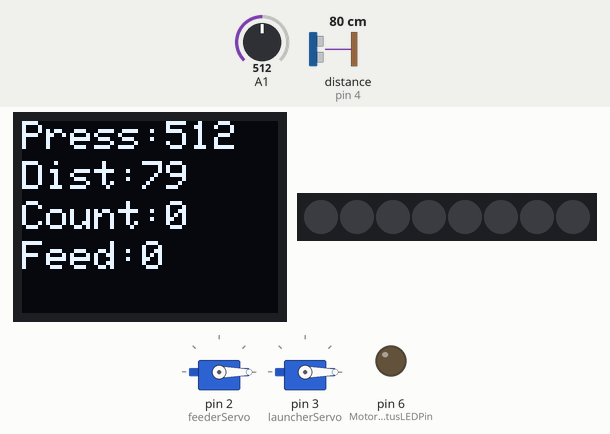
This sketch was run on a simulated Arduino Uno, built with avr-gcc and run on an emulated ATmega328P. On the bench: 64×48 one-colour display, 2 × servo, 8 RGB LEDs in strip order, left to right, output pins drawn as LEDs (lit = HIGH). Wiring (inferred from the names in the program): ultrasonic range finder: trigger pin 5; echo pin 4. The inputs (shaded band) are chosen by the test bench; at power-on: A1 = 512, distance to the obstacle (sensor on pin 4) 80 cm. The echo pulse lasts 58.3 µs per cm; dim RGB values are drawn brighter than linear; the display library's start-up logo is not drawn; pins used as bus, display or sensor lines are not drawn; what the sketch prints to the serial monitor is not drawn.

Above: at 2.4 s.
2.5 s: A1 set to 1007
At 6.3 s:
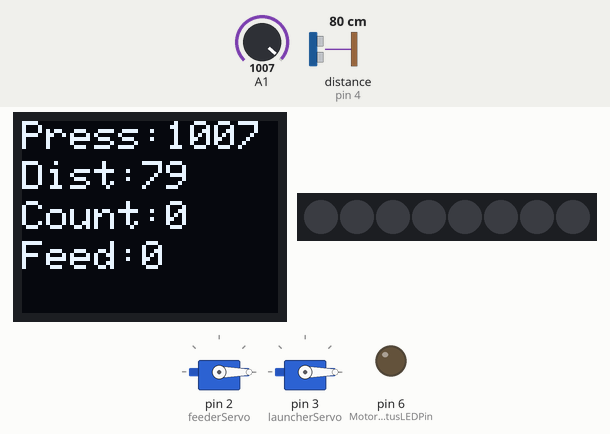
7.0 s: A1 set to 1021
At 9.3 s:
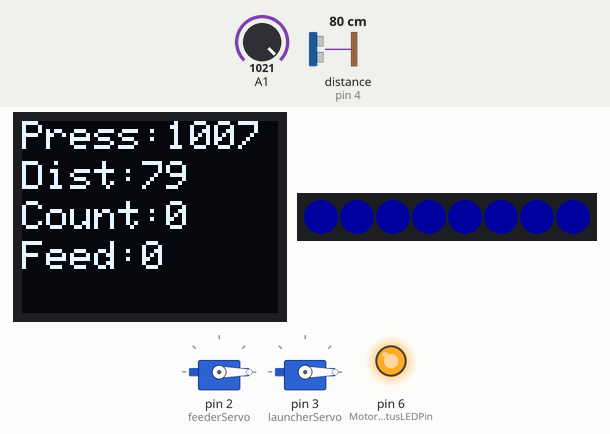
At 10.8 s:
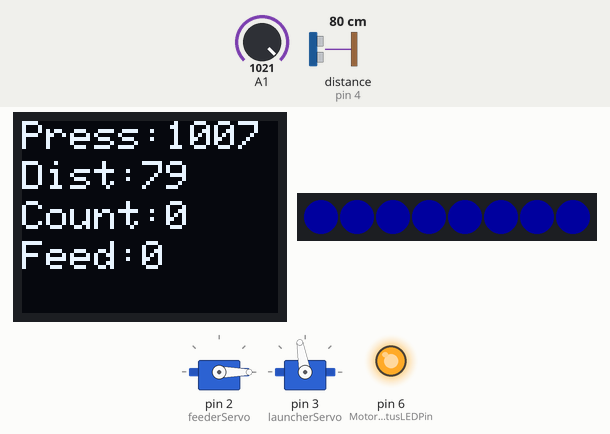
Timing chart, 0 to 19.8 s (numbered marks = the images above; inputs shaded):
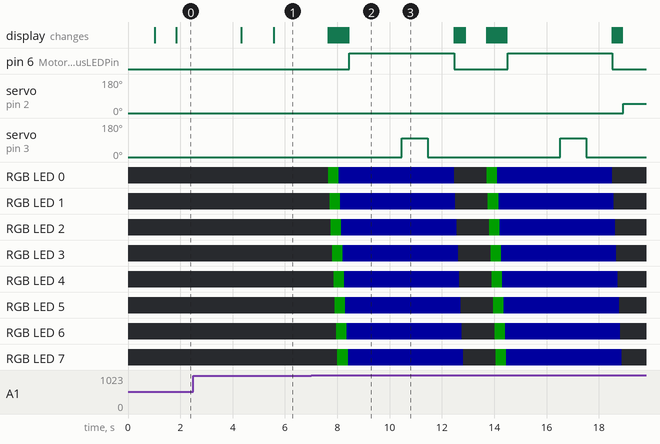

Measured:
- the behaviour switches between 1020 and 1021 on A1 (found by bisection; images 1 and 2)
- after the input at 2.5 s, the display: first changes after 1.8 s (image 1 shows a later state)
- after the input at 7.0 s, pin 6 (MotorStatusLEDPin): alternates HIGH for 4.0 s and LOW for 2.1 s, starting after 1.5 s; servo on pin 2 (feederServo): 0° → 50° after 11.9 s

The sketch:

Launcher_Final.ino
```cpp
#include <Wire.h>  // Include Wire if you're using I2C
#include <SPI.h>  // Include SPI if you're using SPI
#include <SFE_MicroOLED.h>  // Include the SFE_MicroOLED library
#include <Servo.h>          // include Servo library
#include <Adafruit_NeoPixel.h> //include neopixel library
Servo feederServo;
Servo launcherServo;

//////////////////////////
// MicroOLED Definition //
//////////////////////////
#define PIN_RESET 8  // Connect RST to pin 9
#define PIN_DC    7  // Connect DC to pin 8
#define PIN_CS    9 // Connect CS to pin 10
#define DC_JUMPER 0

//////////////////////////////////
// MicroOLED Object Declaration //
//////////////////////////////////
MicroOLED oled(PIN_RESET, PIN_DC, PIN_CS); // SPI declaration
//MicroOLED oled(PIN_RESET, DC_JUMPER);    // I2C declaration

//////////////////////////////////
//   Sonar Object Declaration   //
//////////////////////////////////
#define echoPin 4 // Echo Pin
#define trigPin 5 // Trigger Pin


//////////////////////////////////
//   Neopixel     Declaration   //
//////////////////////////////////
#define PIN 10
// Parameter 1 = number of pixels in strip
// Parameter 2 = pin number (most are valid)
// Parameter 3 = pixel type flags, add together as needed:
//   NEO_KHZ800  800 KHz bitstream (most NeoPixel products w/WS2812 LEDs)
//   NEO_KHZ400  400 KHz (classic 'v1' (not v2) FLORA pixels, WS2811 drivers)
//   NEO_GRB     Pixels are wired for GRB bitstream (most NeoPixel products)
//   NEO_RGB     Pixels are wired for RGB bitstream (v1 FLORA pixels, not v2)
Adafruit_NeoPixel strip = Adafruit_NeoPixel(8, PIN, NEO_GRB + NEO_KHZ800);


//#define PressureStatusLEDPin 10  // Pressure Status LED
//#define ObjectStatusLEDPin 12    // Object Status LED
#define MotorStatusLEDPin 6      // Motor Status LED used to drive relay

int maximumRange = 200; // Maximum range needed
int minimumRange = 0; // Minimum range needed
long duration, distance; // Duration used to calculate distance

////////////////////////////////////////
// Pressure Sensor Object Declaration //
////////////////////////////////////////
long pressValue;

////////////////////////////////////////
//     Counter Object Declaration     //
////////////////////////////////////////
int countValue, feedValue, ratio;


////////////////////////////////////////
//               Setup                //
////////////////////////////////////////
void setup() {
  oled.begin();    // Initialize the OLED
  oled.clear(ALL); // Clear the display's internal memory
  oled.display();  // Display what's in the buffer (splashscreen)
  delay(1000);     // Delay 1000 ms
  oled.clear(PAGE); // Clear the buffer.

  pinMode(trigPin, OUTPUT);
  pinMode(echoPin, INPUT);
  //pinMode(PressureStatusLEDPin, OUTPUT); // Use LED indicator (if required)
  //pinMode(ObjectStatusLEDPin, OUTPUT); // Use LED indicator (if required)
  pinMode(MotorStatusLEDPin, OUTPUT); // Use LED indicator (if required)

  countValue = 0;
  feedValue = 0;

  feederServo.attach(2);        // servo control pin at D6
  launcherServo.attach(3);        // servo control pin at D6

  // Start serial at 9600 baud
  Serial.begin(9600);

 //set servo default positions
 launcherServo.write(0);
 feederServo.write(0);

 //set neopixel
 strip.begin();
  strip.setBrightness(30); //adjust brightness here
 strip.show(); // Initialize all pixels to 'off'

}


////////////////////////////////////////
//           Functions                //
////////////////////////////////////////
// Fill the dots one after the other with a color
void colorWipe(uint32_t c, uint8_t wait) {
  for(uint16_t i=0; i<strip.numPixels(); i++) {
      strip.setPixelColor(i, c);
      strip.show();
      delay(wait);
  }
}

//pressure is red
void redNeo(){
 colorWipe(strip.Color(255, 0, 0), 50); // Red
 strip.show();
}

//pressure is green
void greenNeo(){
 colorWipe(strip.Color(0, 255, 0), 50); // Green
 strip.show();
}

//pressure is blue
void blueNeo(){
 colorWipe(strip.Color(0, 0, 255), 50); // Blue
 strip.show();
}


void sonarValue(){
   /* The following trigPin/echoPin cycle is used to determine the
   distance of the nearest object by bouncing soundwaves off of it. */
   digitalWrite(trigPin, LOW);
   delayMicroseconds(2);

   digitalWrite(trigPin, HIGH);
   delayMicroseconds(10);

   digitalWrite(trigPin, LOW);
   duration = pulseIn(echoPin, HIGH);

   //Calculate the distance (in cm) based on the speed of sound.
   distance = duration/58.2;

   if (distance >= maximumRange || distance <= minimumRange){
   /* Send a negative number to computer
   to indicate "out of range" */
   Serial.print("Distance: ");
   Serial.println("-1");
   }
   else {
   /* Send the distance to the computer using Serial protocol, and
   indicate successful reading. */
   Serial.print("Dist: ");
   Serial.println(distance);
   }
}

void pressureValue(){
   // Read the input pressure on analog pin 0:
   pressValue = analogRead(A1);

   // Convert the analog reading (which goes from 0 - 1023) to a voltage (0 - 5V):
   float voltage = pressValue * (5.0 / 1023.0);
   Serial.print("Press: ");
   Serial.println(pressValue);
}


void calculateValue(){
   countValue ++;
   Serial.print("Count: ");
   Serial.println(countValue);
}

void updateDisplay()
{
  // Demonstrate font 2. 10x16. Only numbers and '.' are defined.
  // This font looks like 7-segment displays.
  // Lets use this big-ish font to display readings from the
  // analog pins.


  for (int i=0; i<25; i++)
  {
    oled.clear(PAGE);           // Clear the display
    oled.setCursor(0, 0);       // Set cursor to top-left
    oled.setFontType(0);        // Smallest font
    oled.print("Press:");       // Print "A0"
    oled.setFontType(0);        // 7-segment font
    oled.print(pressValue);     // Print a0 reading

    oled.setCursor(0, 10);      // Set cursor to top-middle-left
    oled.setFontType(0);        // Repeat
    oled.print("Dist:");
    oled.setFontType(0);
    oled.print(distance);

    oled.setCursor(0, 20);
    oled.setFontType(0);
    oled.print("Count:");
    oled.setFontType(0);
    oled.print(countValue);

    oled.setCursor(0, 30);
    oled.setFontType(0);
    oled.print("Feed:");
    oled.setFontType(0);
    oled.print(feedValue);

    oled.display();
    //delay(100);
  }


}


void loop() {
 // Read Sonar Value
 sonarValue();

 // Read Pressure Value
 pressureValue();

 //clear status LEDS
 colorWipe(strip.Color(0, 0, 0), 50); // turn off Neo strip
 //digitalWrite(PressureStatusLEDPin, LOW);
 digitalWrite(MotorStatusLEDPin, LOW);
 //digitalWrite(ObjectStatusLEDPin, LOW);

 // check for ball
 if (pressValue > 1020) {
   greenNeo();
   //digitalWrite(PressureStatusLEDPin, HIGH); //red
   //ball is in device and ready to launch
   //check for objects
   if (distance < 10) {
     redNeo();
     //digitalWrite(ObjectStatusLEDPin, HIGH); //green
   }
   else {
     //no objects and clear to launch
     //digitalWrite(ObjectStatusLEDPin, LOW);
     //turn on motors relay
     blueNeo();
     digitalWrite(MotorStatusLEDPin, HIGH); //drive motor relay
     delay (2000);
     //release servo
     launcherServo.write(100);;
     delay(1000);
     launcherServo.write(0);

     delay(1000);
     //incriment counter
     countValue ++;
     //turn off motor
     digitalWrite(MotorStatusLEDPin, LOW); //drive motor relay
     colorWipe(strip.Color(0, 0, 0), 50); // turn off Neo strip

   }

 }
 else {
   colorWipe(strip.Color(0, 0, 0), 50); // turn off Neo strip
   //digitalWrite(PressureStatusLEDPin, LOW);
 }

 // number of times ball must be laucnehd before feeder is activated
 ratio = countValue / 2;

 //if ratio is greater than previous feed count then activate feeder
 if (feedValue < ratio) {
    feederServo.write(50);
    delay(1000);
    feederServo.write(0);
 }

 Serial.print("Ratio: ");
 Serial.println(ratio);

 // set new feed value to last calculated ratio
 feedValue = ratio;

 // Update Display Text
 updateDisplay();

}


// Center and print a small title
// This function is quick and dirty. Only works for titles one
// line long.
void printTitle(String title, int font)
{
  int middleX = oled.getLCDWidth() / 2;
  int middleY = oled.getLCDHeight() / 2;

  oled.clear(PAGE);
  oled.setFontType(font);
  // Try to set the cursor in the middle of the screen
  oled.setCursor(middleX - (oled.getFontWidth() * (title.length()/2)),
                 middleY - (oled.getFontWidth() / 2));
  // Print the title:
  oled.print(title);
  oled.display();
  delay(1500);
  oled.clear(PAGE);
}
```
